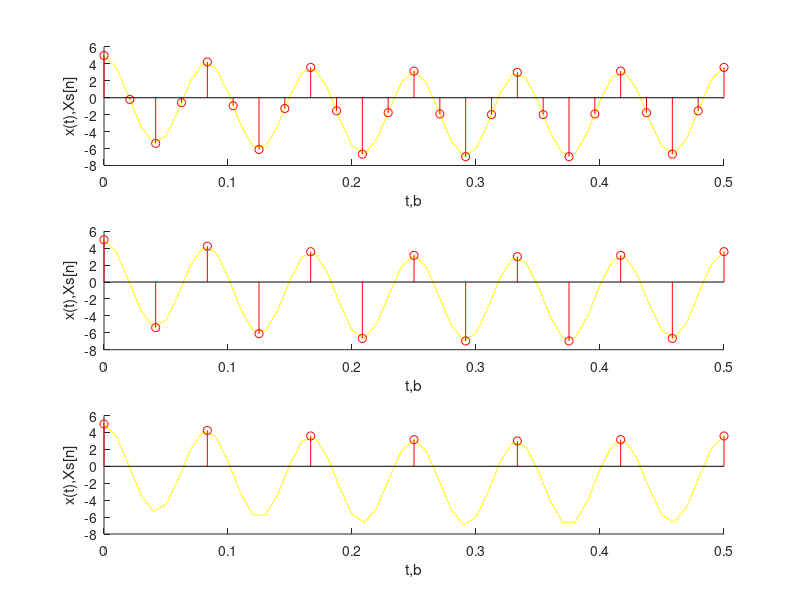

Here is the MATLAB script that generated this plot:
clc;
clear all;
close all;

DT = 0.01;
t = (0:DT:0.5) %500ms = 0,5 s

x = 5*cos(24*pi*t) - 2*sin(1.5*pi*t);

maxT = 0.5;
minT = 0;

T = [1/48 1/24 1/12];

figure;

for i = 1:3
    maxN = floor(maxT/T(i));
    minN = ceil(minT/T(i));
    
    n = minN:maxN;
    
    Xs = 5*cos(24*pi*n*T(i)) - 2*sin(1.5*pi*n*T(i));
    
    subplot(3,1,i);
    hold on;
    plot(t,x,'y');
    stem(n*T(i),Xs,'r');
    xlabel('t,b');
    ylabel('x(t),Xs[n]');
    
end;